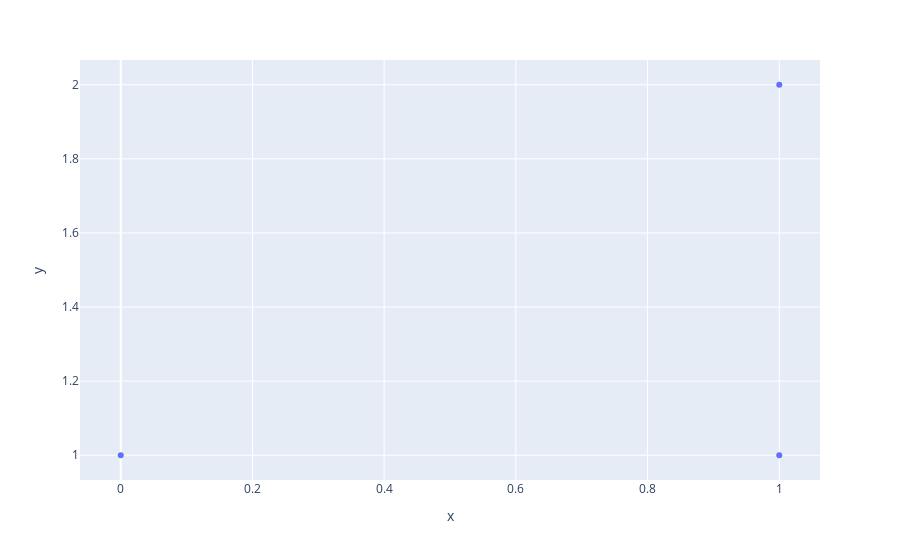
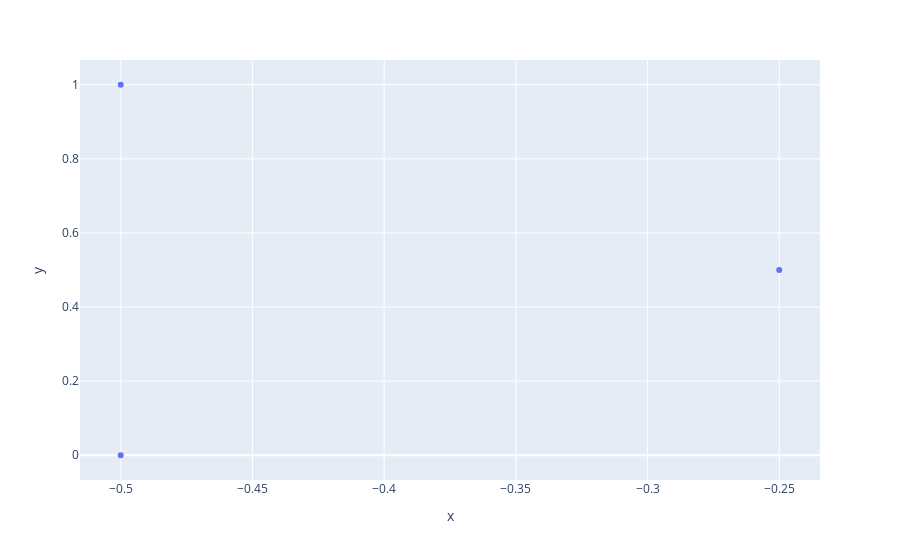
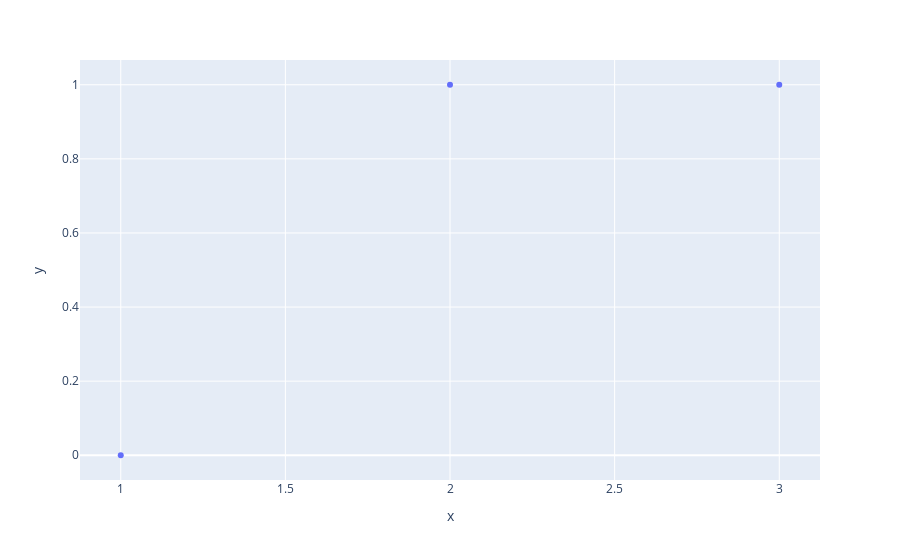

Here is the notebook cell these charts were saved with, in order:
### Code cell
import numpy as np
import plotly.express as px
import plotly.graph_objects as go

def p_common(x, mean, var):
    return np.exp((x-mean)**2/2/var) / np.sqrt(2*np.pi*var)

def common_2_theta(mean, var):
    theta_1 = - 1 / (2 * var)
    theta_2 = mean / var
    return theta_1, theta_2

def common_2_eta(mean, var):
    eta_1 = mean**2 + var
    eta_2 = mean
    return eta_1, eta_2

def fig_params_2d(parameters):
    fig = px.scatter(x=parameters[:, 0], y=parameters[:,1])
    return fig

parameters_common = np.array([[1, 1], [0, 1], [1, 2]])
parameters_theta = np.array([common_2_theta(par[0], par[1]) for par in parameters_common])
parameters_eta = np.array([common_2_eta(par[0], par[1]) for par in parameters_common])

fig_params_2d(parameters_common).show()
fig_params_2d(parameters_theta).show()
fig_params_2d(parameters_eta).show()

### Figure 1 — Plotly figure (JSON) as saved in the notebook; plotly's stock layout.template omitted (floating-point values rounded to 4 significant figures)
{"data": [{"hovertemplate": "x=%{x}<br>y=%{y}<extra></extra>", "legendgroup": "", "marker": {"color": "#636efa", "symbol": "circle"}, "mode": "markers", "name": "", "orientation": "v", "showlegend": false, "type": "scatter", "x": [1, 0, 1], "xaxis": "x", "y": [1, 1, 2], "yaxis": "y"}], "layout": {"legend": {"tracegroupgap": 0}, "margin": {"t": 60}, "xaxis": {"anchor": "y", "domain": [0, 1], "title": {"text": "x"}}, "yaxis": {"anchor": "x", "domain": [0, 1], "title": {"text": "y"}}}}

### Figure 2 — Plotly figure (JSON) as saved in the notebook; plotly's stock layout.template omitted (floating-point values rounded to 4 significant figures)
{"data": [{"hovertemplate": "x=%{x}<br>y=%{y}<extra></extra>", "legendgroup": "", "marker": {"color": "#636efa", "symbol": "circle"}, "mode": "markers", "name": "", "orientation": "v", "showlegend": false, "type": "scatter", "x": [-0.5, -0.5, -0.25], "xaxis": "x", "y": [1, 0, 0.5], "yaxis": "y"}], "layout": {"legend": {"tracegroupgap": 0}, "margin": {"t": 60}, "xaxis": {"anchor": "y", "domain": [0, 1], "title": {"text": "x"}}, "yaxis": {"anchor": "x", "domain": [0, 1], "title": {"text": "y"}}}}

### Figure 3 — Plotly figure (JSON) as saved in the notebook; plotly's stock layout.template omitted (floating-point values rounded to 4 significant figures)
{"data": [{"hovertemplate": "x=%{x}<br>y=%{y}<extra></extra>", "legendgroup": "", "marker": {"color": "#636efa", "symbol": "circle"}, "mode": "markers", "name": "", "orientation": "v", "showlegend": false, "type": "scatter", "x": [2, 1, 3], "xaxis": "x", "y": [1, 0, 1], "yaxis": "y"}], "layout": {"legend": {"tracegroupgap": 0}, "margin": {"t": 60}, "xaxis": {"anchor": "y", "domain": [0, 1], "title": {"text": "x"}}, "yaxis": {"anchor": "x", "domain": [0, 1], "title": {"text": "y"}}}}
